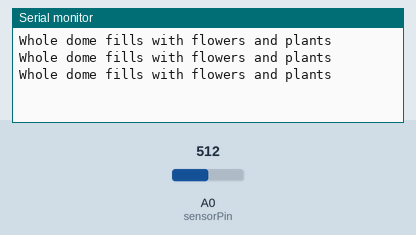
This sketch was run on a simulated Arduino Uno, built with avr-gcc and run on an emulated ATmega328P. Parts: the last lines printed to the serial monitor. The inputs (shaded band) are chosen by the test bench; at power-on: A0 (sensorPin) = 512.

Above: at 1.3 s.
1.4 s: A0 (sensorPin) set to 110
At 1.8 s:
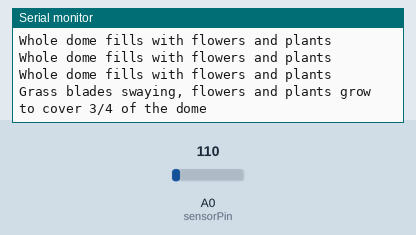
3.5 s: A0 (sensorPin) set to 50
At 3.9 s:
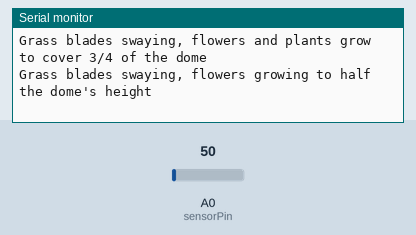
5.5 s: A0 (sensorPin) set to 10
At 5.9 s:
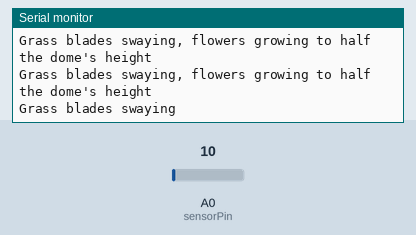
7.5 s: A0 (sensorPin) set to 0
At 7.9 s:
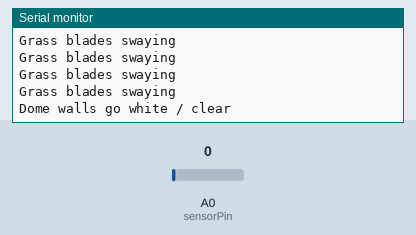
9.5 s: A0 (sensorPin) set to 30
At 9.9 s:
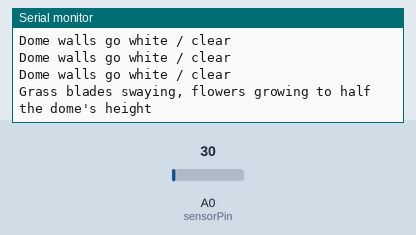
12.5 s: A0 (sensorPin) set to 122
At 12.9 s:
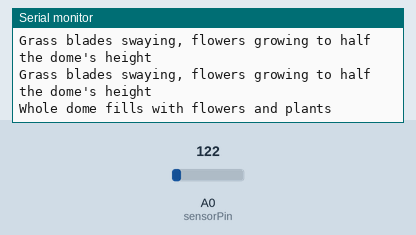

The sketch:

somaGarden.ino
```cpp
/*
  Soma Garden is a program that controls the panels on a glass dome
  Drawing animations on the panels depending on the sensor reading
  That measure an individuals electro-dermal value

  Demonstrates analog input by reading an analog sensor on analog pin 0 and
  prints

  Original code created by created by David Cuartielles
  modified 07 02 2019
  By Maria Yala
*/

int sensorPin = A0;
int sensorValue = 0;  // variable to store the value coming from the sensor

void setup() {
  Serial.begin(9600);
}

void loop() {
  // read the value from the sensor:
  sensorValue = analogRead(sensorPin);

  //Serial.println(sensorValue);

  if(sensorValue == 0){
    // No bio data - clear dome walls
    Serial.println("Dome walls go white / clear");
  } else if (sensorValue > 0 && sensorValue < 20) {
    // Hands not very sweaty - small animation e.g grass swaying
    Serial.println("Grass blades swaying");
  } else if (sensorValue >= 20 && sensorValue < 60) {
    // Hands slightly moist - fill half the dome
    Serial.println("Grass blades swaying, flowers growing to half the dome's height");
  } else if (sensorValue >= 60 && sensorValue < 120) {
    // Hands sweaty - fill 2/3 of the dome
    Serial.println("Grass blades swaying, flowers and plants grow to cover 3/4 of the dome");
  } else if (sensorValue >= 120){
    // Hands very sweaty - full animation - fill the whole dome with plants
    Serial.println("Whole dome fills with flowers and plants");
  } else {
    Serial.println("Error in sensorValue reading.");
  }
  delay(500);
};
```

Measured:
- after the input at 1.4 s, the serial monitor: prints a new line after 0.10 s (image 1)
- after the input at 3.5 s, the serial monitor: prints a new line at once (image 2)
- after the input at 5.5 s, the serial monitor: prints a new line at once (image 3)
- after the input at 7.5 s, the serial monitor: prints a new line at once (image 4)
- after the input at 9.5 s, the serial monitor: prints a new line at once (image 5)
- after the input at 12.5 s, the serial monitor: prints a new line at once (image 6)
